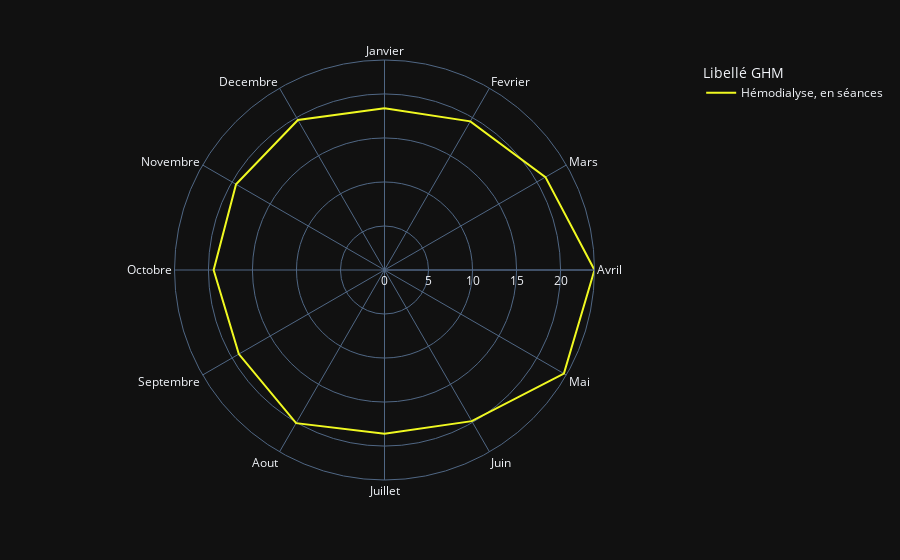

Notebook source saved alongside this figure:
### Code cell
fig1 = px.line_polar(test[test['annee']==2020], r="GHM ( % sur la procédure)", theta="mois", color="Libellé GHM", line_close=True,
                    color_discrete_sequence=px.colors.sequential.Plasma_r,
                    template="plotly_dark",)

fig1.show()

### Figure 1 — Plotly figure (JSON) as saved in the notebook; plotly's stock layout.template omitted (floating-point values rounded to 4 significant figures)
{"data": [{"hovertemplate": "Libellé GHM=Hémodialyse, en séances<br>GHM ( % sur la procédure)=%{r}<br>mois=%{theta}<extra></extra>", "legendgroup": "Hémodialyse, en séances", "line": {"color": "#f0f921", "dash": "solid"}, "marker": {"symbol": "circle"}, "mode": "lines", "name": "Hémodialyse, en séances", "r": [18.38, 19.5, 21.11, 23.85, 23.53, 19.82, 18.6, 20.08, 19.11, 19.41, 19.47, 19.68, 18.38], "showlegend": true, "subplot": "polar", "theta": ["Janvier", "Fevrier", "Mars", "Avril", "Mai", "Juin", "Juillet", "Aout", "Septembre", "Octobre", "Novembre", "Decembre", "Janvier"], "type": "scatterpolar"}], "layout": {"legend": {"title": {"text": "Libellé GHM"}, "tracegroupgap": 0}, "margin": {"t": 60}, "polar": {"angularaxis": {"direction": "clockwise", "rotation": 90}, "domain": {"x": [0, 1], "y": [0, 1]}}}}
